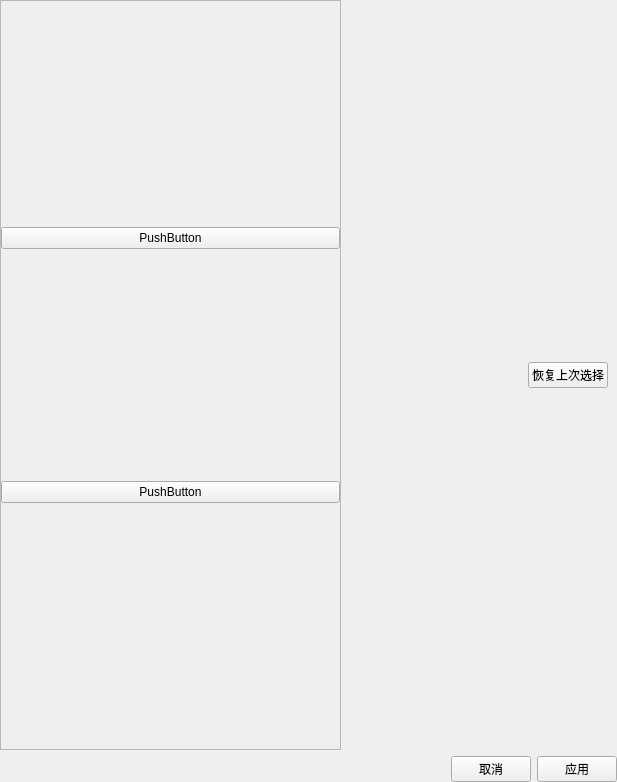
<?xml version="1.0" encoding="UTF-8"?>
<ui version="4.0">
 <class>FunctionChoiceWidget</class>
 <widget class="QWidget" name="FunctionChoiceWidget">
  <property name="geometry">
   <rect>
    <x>0</x>
    <y>0</y>
    <width>617</width>
    <height>782</height>
   </rect>
  </property>
  <property name="windowTitle">
   <string/>
  </property>
  <layout class="QVBoxLayout" name="verticalLayout">
   <property name="leftMargin">
    <number>0</number>
   </property>
   <property name="topMargin">
    <number>0</number>
   </property>
   <property name="rightMargin">
    <number>0</number>
   </property>
   <property name="bottomMargin">
    <number>0</number>
   </property>
   <item>
    <widget class="QSplitter" name="splitter">
     <property name="lineWidth">
      <number>0</number>
     </property>
     <property name="orientation">
      <enum>Qt::Horizontal</enum>
     </property>
     <property name="handleWidth">
      <number>0</number>
     </property>
     <property name="childrenCollapsible">
      <bool>false</bool>
     </property>
     <widget class="QFrame" name="frame_2">
      <property name="frameShape">
       <enum>QFrame::StyledPanel</enum>
      </property>
      <property name="lineWidth">
       <number>0</number>
      </property>
      <layout class="QVBoxLayout" name="verticalLayout_3">
       <property name="spacing">
        <number>6</number>
       </property>
       <property name="leftMargin">
        <number>0</number>
       </property>
       <property name="topMargin">
        <number>0</number>
       </property>
       <property name="rightMargin">
        <number>0</number>
       </property>
       <property name="bottomMargin">
        <number>0</number>
       </property>
       <item>
        <widget class="QPushButton" name="pushButton_2">
         <property name="text">
          <string>PushButton</string>
         </property>
        </widget>
       </item>
       <item>
        <widget class="QPushButton" name="pushButton_3">
         <property name="text">
          <string>PushButton</string>
         </property>
        </widget>
       </item>
       <item>
        <spacer name="horizontalSpacer_3">
         <property name="orientation">
          <enum>Qt::Horizontal</enum>
         </property>
         <property name="sizeHint" stdset="0">
          <size>
           <width>168</width>
           <height>20</height>
          </size>
         </property>
        </spacer>
       </item>
      </layout>
     </widget>
     <widget class="QFrame" name="frameselectFriend">
      <property name="frameShape">
       <enum>QFrame::NoFrame</enum>
      </property>
      <property name="lineWidth">
       <number>0</number>
      </property>
      <layout class="QVBoxLayout" name="verticalLayout_2" stretch="0">
       <property name="spacing">
        <number>6</number>
       </property>
       <property name="leftMargin">
        <number>0</number>
       </property>
       <property name="topMargin">
        <number>0</number>
       </property>
       <property name="rightMargin">
        <number>0</number>
       </property>
       <property name="bottomMargin">
        <number>0</number>
       </property>
       <item>
        <layout class="QHBoxLayout" name="horizontalLayout_2">
         <property name="spacing">
          <number>9</number>
         </property>
         <property name="sizeConstraint">
          <enum>QLayout::SetDefaultConstraint</enum>
         </property>
         <property name="leftMargin">
          <number>9</number>
         </property>
         <property name="topMargin">
          <number>9</number>
         </property>
         <property name="rightMargin">
          <number>9</number>
         </property>
         <property name="bottomMargin">
          <number>9</number>
         </property>
         <item>
          <spacer name="horizontalSpacer_2">
           <property name="orientation">
            <enum>Qt::Horizontal</enum>
           </property>
           <property name="sizeHint" stdset="0">
            <size>
             <width>40</width>
             <height>20</height>
            </size>
           </property>
          </spacer>
         </item>
         <item>
          <widget class="QPushButton" name="pushButton">
           <property name="sizePolicy">
            <sizepolicy hsizetype="Preferred" vsizetype="Fixed">
             <horstretch>0</horstretch>
             <verstretch>0</verstretch>
            </sizepolicy>
           </property>
           <property name="text">
            <string>恢复上次选择</string>
           </property>
          </widget>
         </item>
        </layout>
       </item>
      </layout>
     </widget>
    </widget>
   </item>
   <item>
    <layout class="QHBoxLayout" name="horizontalLayout">
     <item>
      <spacer name="horizontalSpacer">
       <property name="orientation">
        <enum>Qt::Horizontal</enum>
       </property>
       <property name="sizeType">
        <enum>QSizePolicy::Expanding</enum>
       </property>
       <property name="sizeHint" stdset="0">
        <size>
         <width>40</width>
         <height>20</height>
        </size>
       </property>
      </spacer>
     </item>
     <item>
      <widget class="QPushButton" name="pushButtonCancle">
       <property name="sizePolicy">
        <sizepolicy hsizetype="Minimum" vsizetype="Fixed">
         <horstretch>0</horstretch>
         <verstretch>0</verstretch>
        </sizepolicy>
       </property>
       <property name="text">
        <string>取消</string>
       </property>
      </widget>
     </item>
     <item>
      <widget class="QPushButton" name="pushButtonApply">
       <property name="sizePolicy">
        <sizepolicy hsizetype="Minimum" vsizetype="Fixed">
         <horstretch>0</horstretch>
         <verstretch>0</verstretch>
        </sizepolicy>
       </property>
       <property name="text">
        <string>应用</string>
       </property>
      </widget>
     </item>
    </layout>
   </item>
  </layout>
 </widget>
 <resources/>
 <connections/>
</ui>
